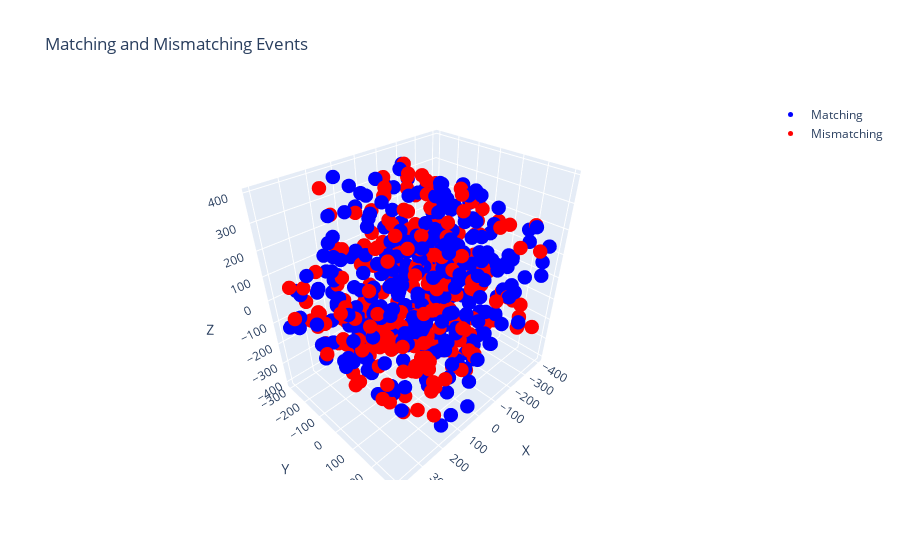

The cell this chart's notebook holds for it:
### Markdown cell above
### Interactive 3D plot

### Code cell
# Create traces for matching and mismatching points
matching_trace = go.Scatter3d(
    x=matching_positions[:, 0, 0],
    y=matching_positions[:, 0, 1],
    z=matching_positions[:, 0, 2],
    mode='markers',
    name='Matching',
    marker=dict(
        color='blue',
        size=5,
        symbol='circle'
    )
)

mismatching_trace = go.Scatter3d(
    x=mismatching_positions[:, 0, 0],
    y=mismatching_positions[:, 0, 1],
    z=mismatching_positions[:, 0, 2],
    mode='markers',
    name='Mismatching',
    marker=dict(
        color='red',
        size=5,
        symbol='circle'
    )
)

# Create layout for the plot
layout = go.Layout(
    title='Matching and Mismatching Events',
    scene=dict(
        xaxis=dict(title='X'),
        yaxis=dict(title='Y'),
        zaxis=dict(title='Z')
    ),
    showlegend=True
)

# Create figure and add traces to it
fig = go.Figure(data=[matching_trace, mismatching_trace], layout=layout)

# Display the interactive plot
fig.show()

### Figure 1 — Plotly figure (JSON) as saved in the notebook; plotly's stock layout.template omitted (floating-point values rounded to 4 significant figures; data arrays with more than 128 entries replaced by an {"elided": "..."} marker saying what was removed)
{"data": [{"marker": {"color": "blue", "size": 5, "symbol": "circle"}, "mode": "markers", "name": "Matching", "type": "scatter3d", "x": {"elided": "342 float values"}, "y": {"elided": "342 float values"}, "z": {"elided": "342 float values"}}, {"marker": {"color": "red", "size": 5, "symbol": "circle"}, "mode": "markers", "name": "Mismatching", "type": "scatter3d", "x": {"elided": "258 float values"}, "y": {"elided": "258 float values"}, "z": {"elided": "258 float values"}}], "layout": {"scene": {"xaxis": {"title": {"text": "X"}}, "yaxis": {"title": {"text": "Y"}}, "zaxis": {"title": {"text": "Z"}}}, "showlegend": true, "title": {"text": "Matching and Mismatching Events"}}}
